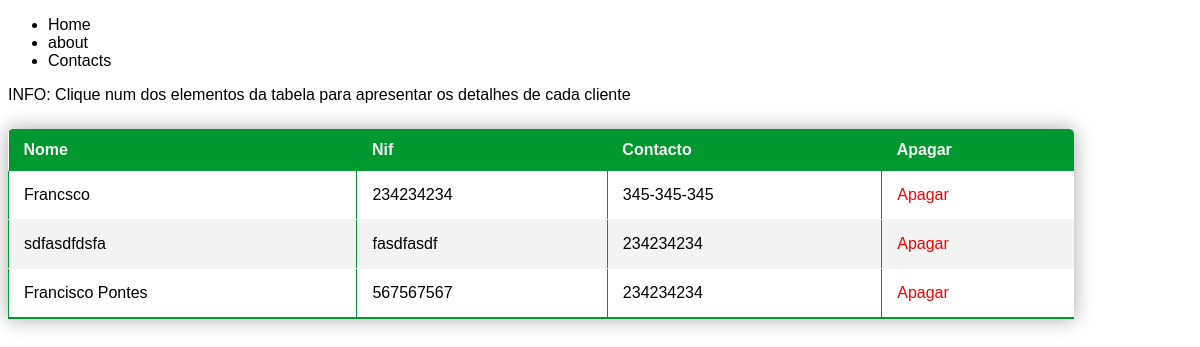
The page /database/list_clients/ (signed in) on the database as committed earlier.
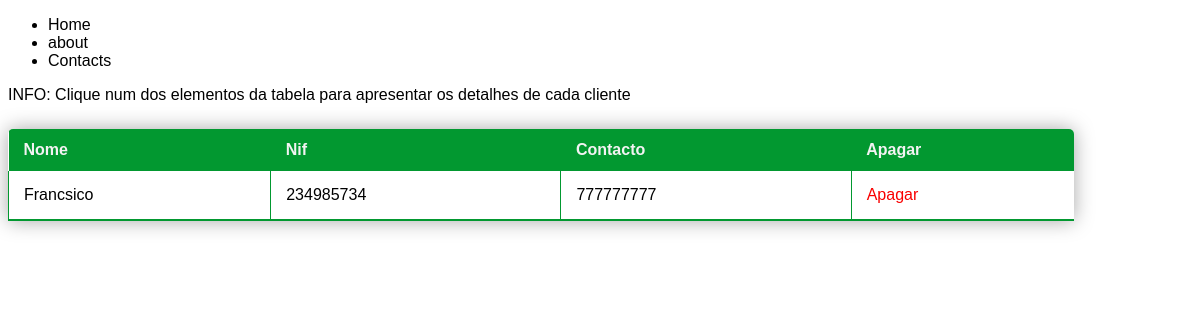
The same page on the database as committed later.
### database/models.py (models this page shows)
class Client(models.Model):
    name = models.CharField(primary_key=True, unique=True, max_length=120)
    nif = models.CharField(max_length=9, unique=True)
    address = models.CharField(max_length=500, blank=True)
    zip_code = models.CharField(max_length=16)
    contact_email = models.EmailField()
    contact_phone = models.CharField(max_length=13, blank=True)
    def get_absolute_url(self):
        return reverse('database:client-detail', kwargs={'my_name': self.name})

### database/views.py (the view)
# urls.py: path('list_clients/', list_clients_view, name='list-clients'),
def list_clients_view(request):
    queryset = Client.objects.all()
    context = {
        'object_list': queryset
    }
    return render(request, 'database/list_views/list_client.html', context)

### templates/database/list_views/list_client.html (shortened to what this page needs)
<!DOCTYPE html>
{% load static %}
<head>
    <link rel="stylesheet" type="text/css" href="{% static 'lists/lists.css' %}" />
</head>
<body >
    {% include "bases/navbar.html" %}
    <main >
        {% if user.is_authenticated %}
        <p class="content__warn"> INFO: Clique num dos elementos da tabela para apresentar os detalhes de cada cliente</p>
        <table class="content__table">
            <thead>
                <tr>
                    <th>Nome</th>
                    <th>Nif</th>
                    <th>Contacto</th>
                    <th>Apagar</th>
                </tr>
            </thead>
            <tbody>
                {% for instance in object_list %}
                <tr>
                    <td><a href='{{ instance.get_absolute_url }}'>{{ instance.name }}</a></td>
                    <td> <a href='{{ instance.get_absolute_url }}'>{{ instance.nif }}</a></td>
                    <td><a href='{{ instance.get_absolute_url }}'>
                            {% if instance.contact_phone %}
                            {{ instance.contact_phone }}
                            {% else %}
                            Este cliente não contêm contacto.
                            {% endif %}
                        </a></td>
                        <td><a style="color: #f90000;" href="{% url 'database:delete-client' instance.name %}">Apagar</a></td>
                </tr>
                {% endfor %}
            </tbody>
        </table>
        {% else %}
        {% include "registration/goto_login.html" %}
        {% endif %}
    </main>
</body>
</html>

Rows that differ between the two databases and show on the page:
removed Client: name "Francsco", nif "234234234", contact_phone "345-345-345"
removed Client: name "sdfasdfdsfa", nif "fasdfasdf", contact_phone "234234234"
removed Client: name "Francisco Pontes", nif "567567567", contact_phone "234234234"
added Client: name "Francsico", nif "234985734", contact_phone "777777777"
